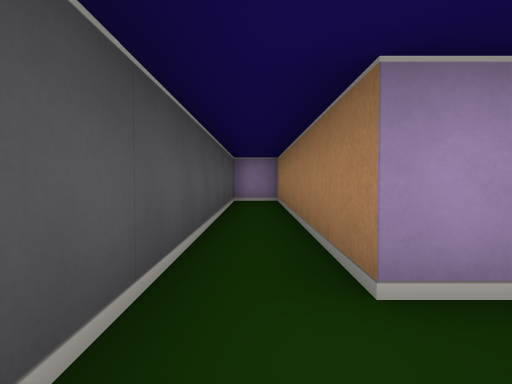
View 1 (above)

17 first-person views from a walk through a cub3D level. The camera is about half as high as the walls, tilts 2° down and sees 70° across. The floor is counted in squares. Each view is taken from the middle of a square. On the plan, view 1 faces up. The plan holds only what a view shows up to about 9 squares ahead; the rest is blank.

View 2
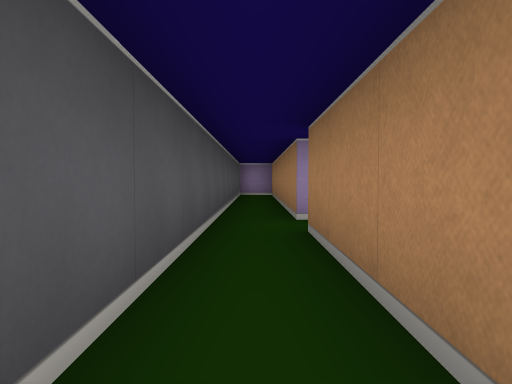

View 3
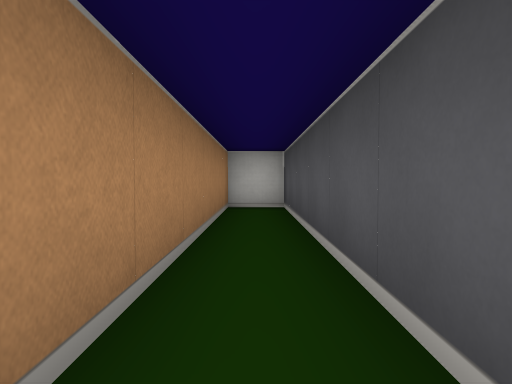

View 4
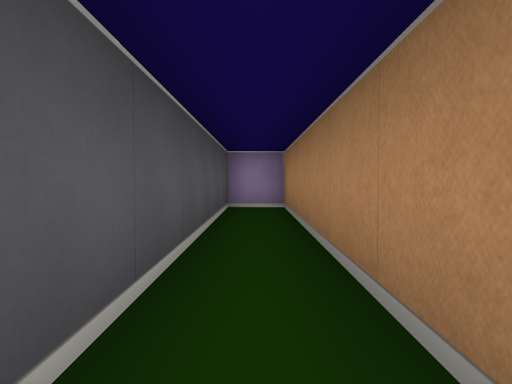

View 5
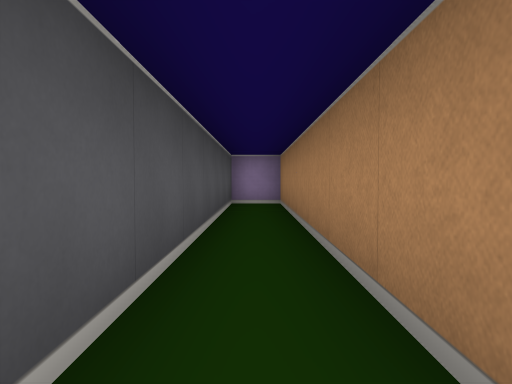

View 6
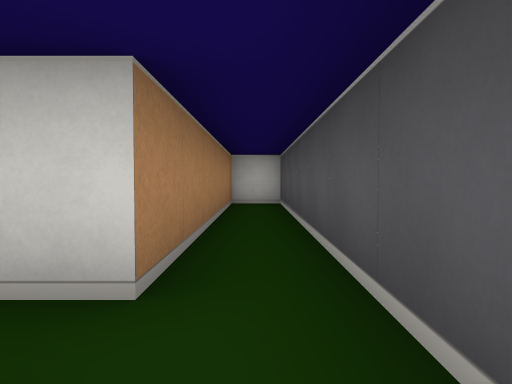

View 7
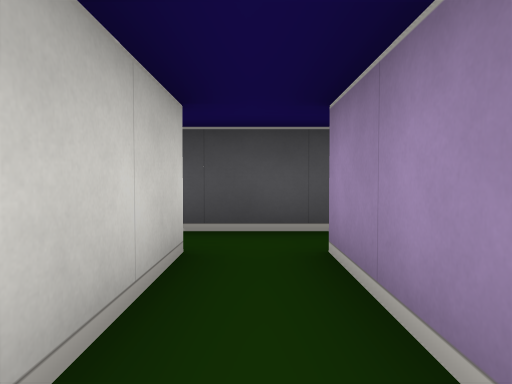

View 8
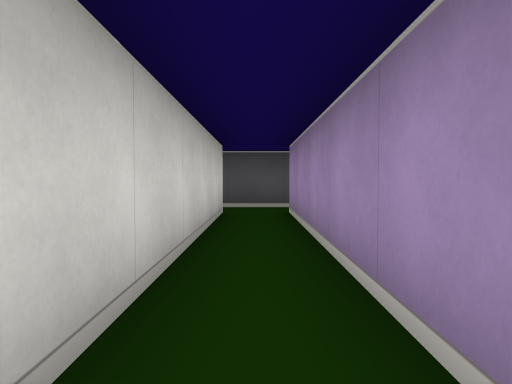

View 9
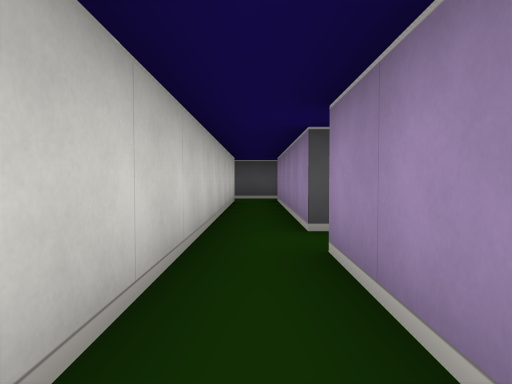

View 10
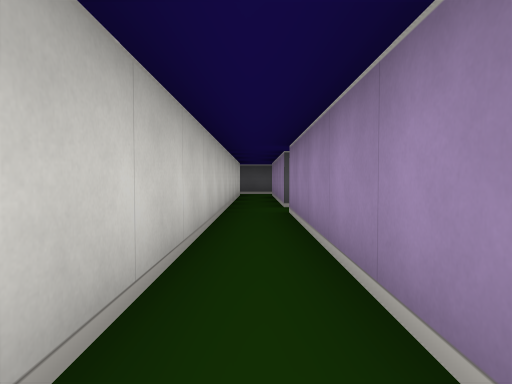

View 11
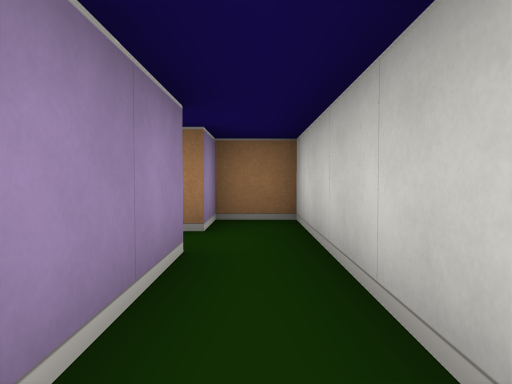

View 12
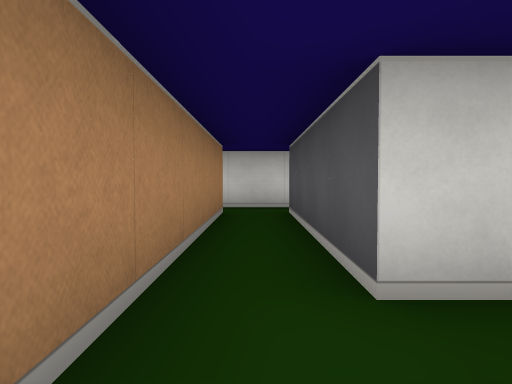

View 13
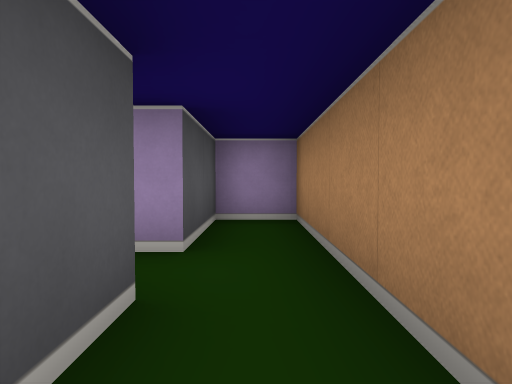

View 14
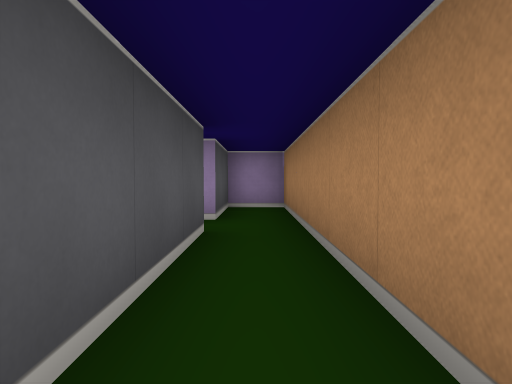

View 15
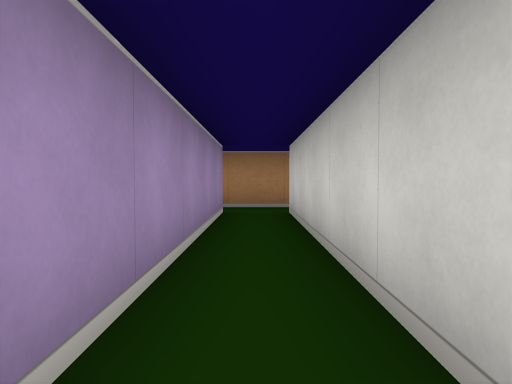

View 16
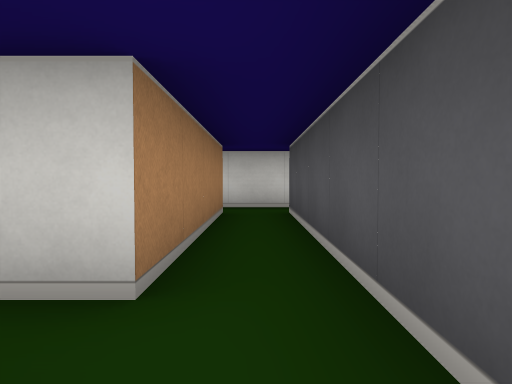

View 17
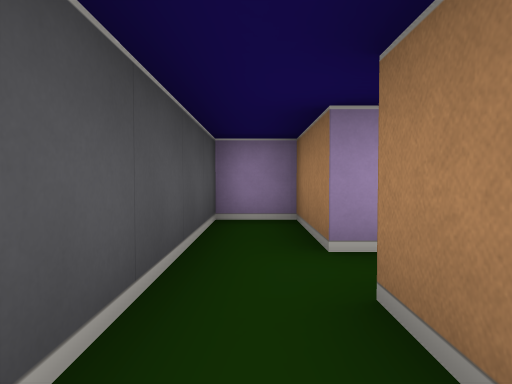

### Floor plan
Points are (right, up) in squares from view 1. A wall is a line through its corners. A room is listed if a view was taken in it or the views show most of it. See-through windows are left out.
Room 1 (views 1, 2, 3, 4, 5, 6, 7)
walls: (5.5, 1.5) (0.5, 1.5) (0.5, 8.5) (-0.5, 8.5) (-0.5, -5.5) (0.5, -5.5) (0.5, 0.5) (5.5, 0.5)
ways out: opening at (5, 1) to room 2
Room 2 (views 8, 9, 11)
walls: (5.5, 0.5) (11.5, 0.5); (11.5, 1.5) (6.5, 1.5)
ways out: opening at (5, 1) to room 1; opening at (12, 1) to room 3; opening at (6, 2) to room 4
Room 3 (views 10, 12, 13, 14)
walls: (11.5, 5.5) (11.5, 1.5); (11.5, 0.5) (13.5, 0.5) (13.5, 1.5) (12.5, 1.5) (12.5, 8.5) (11.5, 8.5) (11.5, 6.5)
ways out: opening at (12, 1) to room 2; opening at (11, 6) to room 4
Room 4 (views 15, 16, 17)
walls: (6.5, 1.5) (6.5, 5.5) (11.5, 5.5); (11.5, 6.5) (6.5, 6.5) (6.5, 8.5) (5.5, 8.5) (5.5, 1.5)
ways out: opening at (6, 2) to room 2; opening at (11, 6) to room 3

Positions as (right, up) in squares from view 1, and headings:
1: (0, 0), facing up
2: (0, -3), facing up
3: (0, 1), facing down
4: (0, 2), facing up
5: (0, 1), facing up
6: (0, 2), facing down
7: (3, 1), facing left
8: (6, 1), facing left
9: (9, 1), facing left
10: (12, 1), facing left
11: (9, 1), facing right
12: (12, 7), facing down
13: (12, 4), facing up
14: (12, 2), facing up
15: (6, 6), facing right
16: (6, 7), facing down
17: (6, 4), facing up
